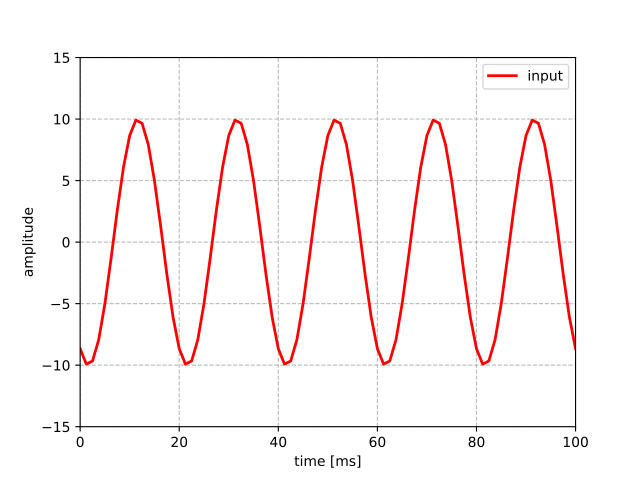

Write the Python code that produced this figure.
# -*-coding:utf8-*-

# (c)Lalaso2000
from pylab import *
import numpy as np

data = loadtxt("data.csv", delimiter=",", skiprows = 1)
# csvの中身は
# 0列目→時間
# 1列目→解析したい波形
# を想定
# 1行目はスキップ


#入力波形をプロット
plot(data[:,0]*1000, data[:,1], label = "input", lw=2, color="#ff0000")
#0列目＝時間を1000倍 → 横軸の単位を[ms]に
xlim(0,100)	#横軸の範囲を指定
ylim(-15,15)	#縦軸の範囲を指定
xlabel("time [ms]")
ylabel("amplitude")
legend() #凡例の出力
grid(which='major', color='#bababa', linestyle='--')    # グリッド線


show()
